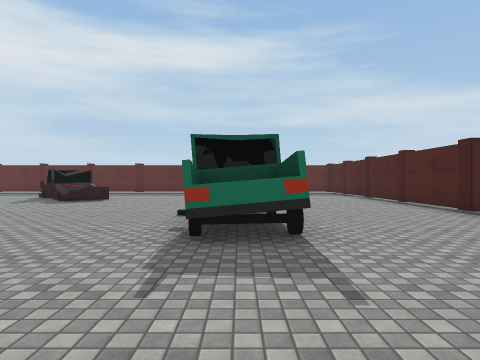
View 1 (above)

24 first-person views from a walk through a scene from a Unity 3-D project. The camera is 1.4 m above the floor, looks level and sees 75° across. The floor is counted in squares, 2 m on a side. Each view is taken from the middle of a square. On the plan, view 1 faces up. The plan holds only what a view shows up to about 10 squares ahead; the rest is blank. The place goes on beyond the plan. The player is left out. Some surface patterns are stand-ins.

View 2
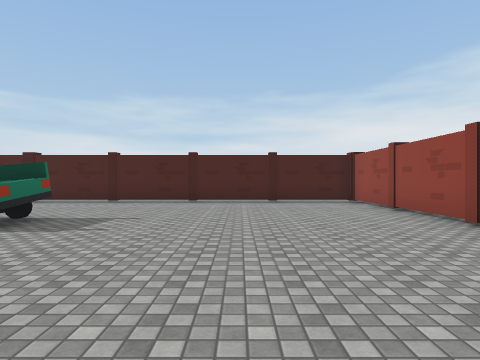

View 3
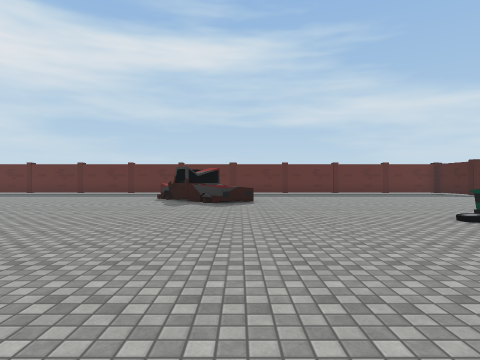

View 4
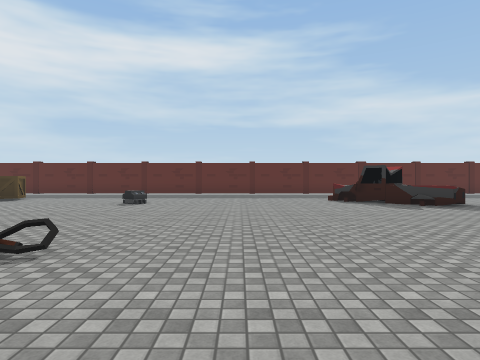

View 5
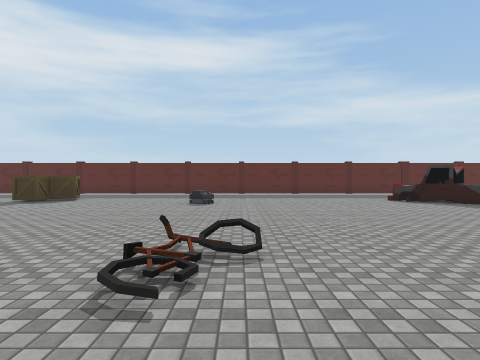

View 6
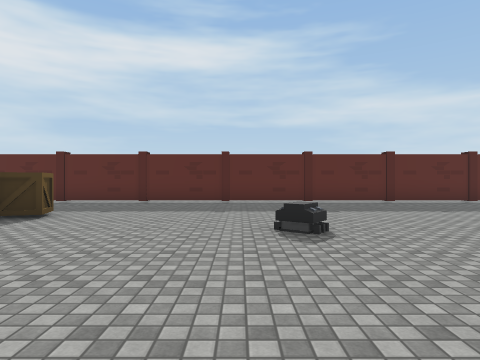

View 7
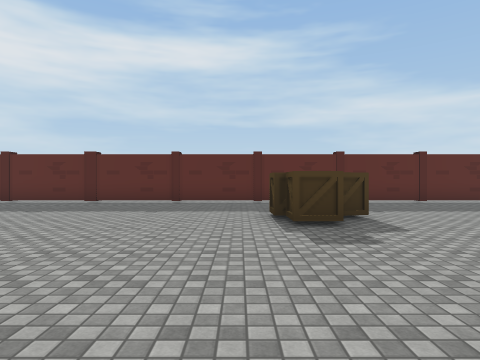

View 8
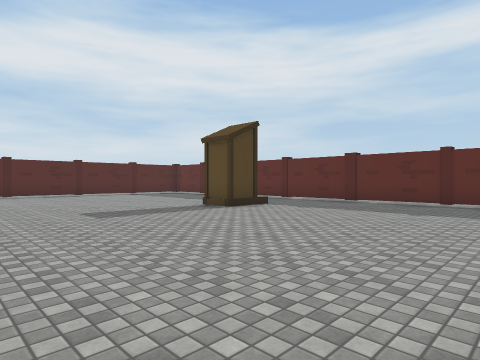

View 9
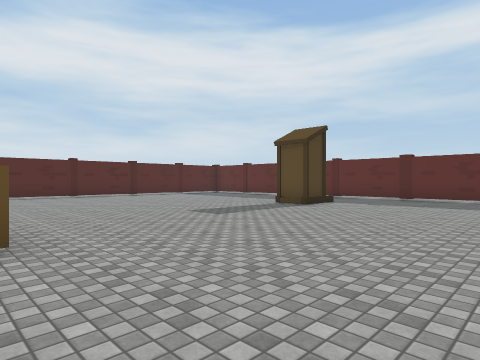

View 10
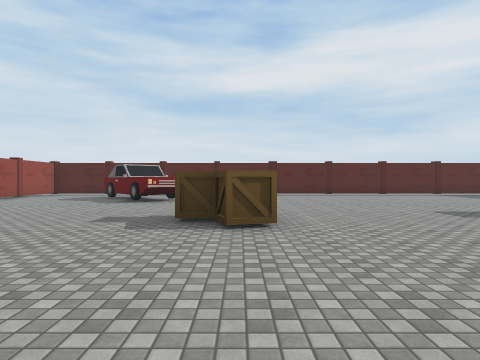

View 11
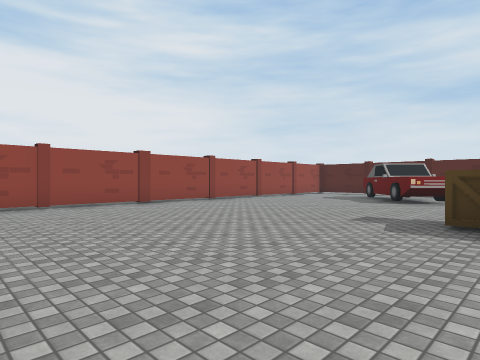

View 12
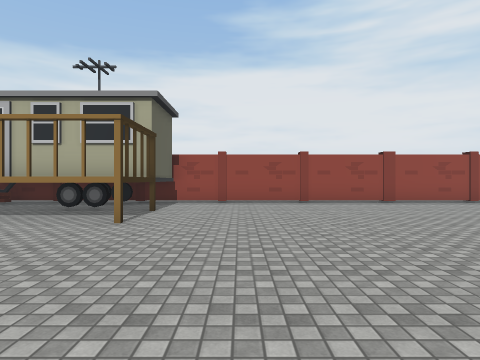

View 13
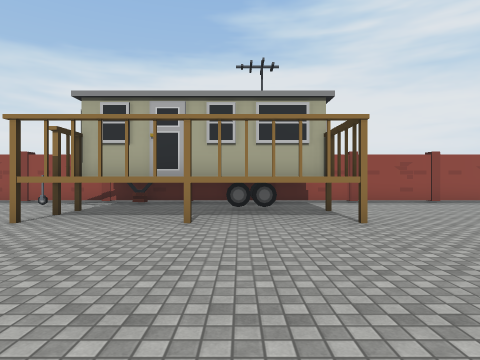

View 14
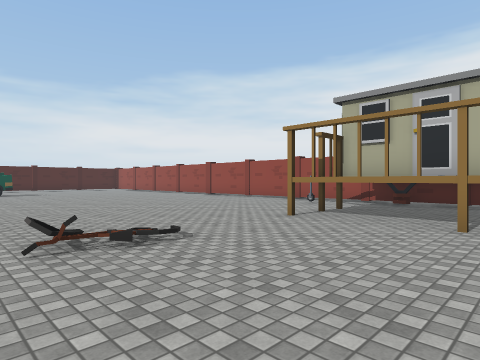

View 15
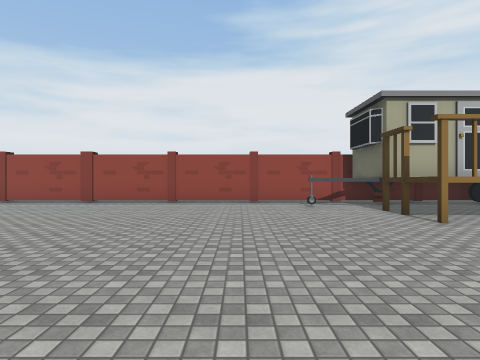

View 16
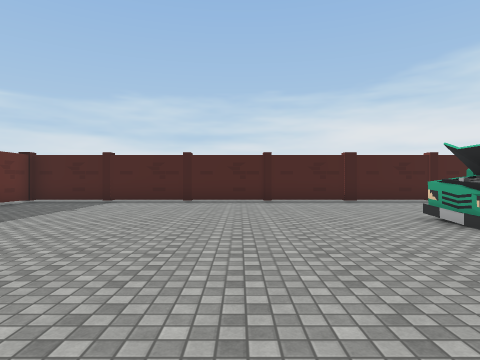

View 17
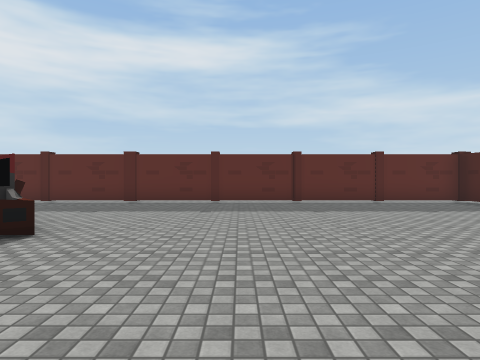

View 18
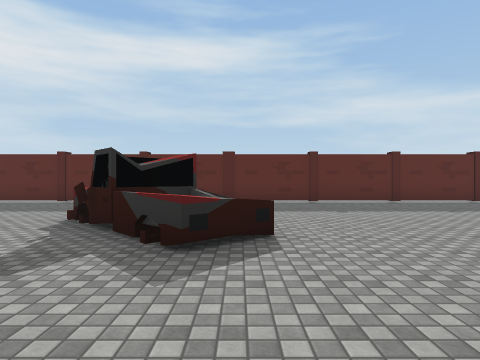

View 19
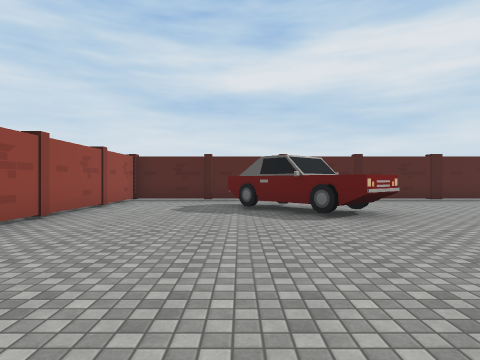

View 20
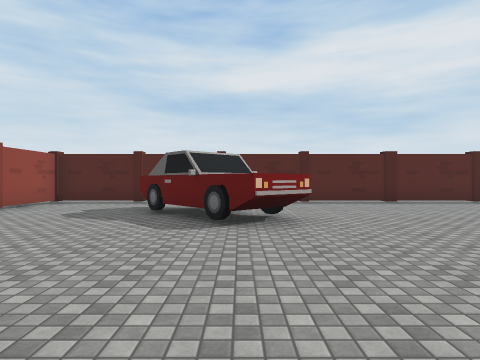

View 21
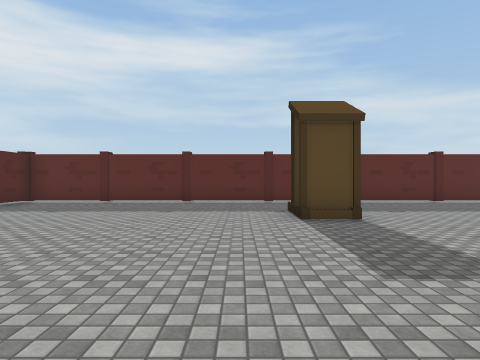

View 22
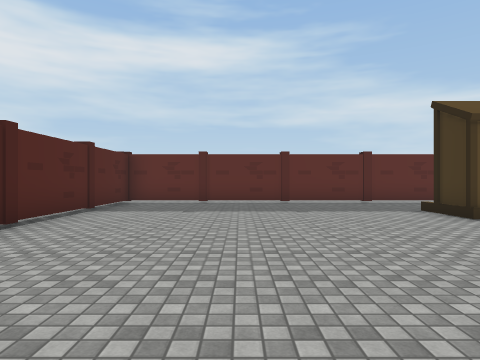

View 23
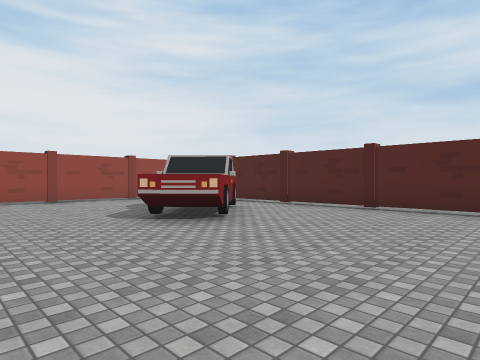

View 24
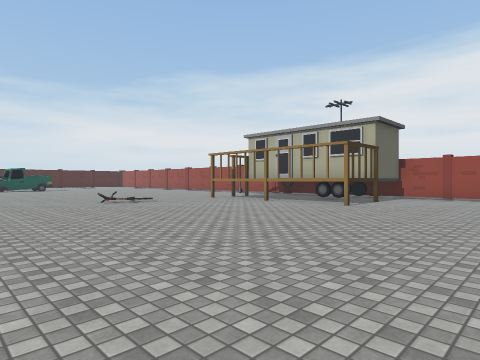

### Floor plan
Key: @ floor where view 1 was taken; # wall or solid block; x gap in a wall; . floor; / step, stairs or slope; ^ raised ledge; B bike; C crate; O other object.
Columns run from 36 left of view 1 to 5 right of it. Each row starts with its distance up from view 1.
 17 O#O##OOO##OO###O#O#O##O#O##O##OOO#OO#O#OOO
 16  ........................................#
 15 O........................... ............O
 14 O.......//.................. ............#
 13 O.......OO......CC........... O..........#
 12  ...............C...........OOO..........O
 11  .....................O.......OO.........O
 10 O.............................O..........O
  9 #........................................#
  8 #........................................#
  7 O........................................O
  6 O..................................OO....O
  5 #........CC............B............#....#
  4 #........C..........................O....#
  3 #....O...................................O
  2 O...OO...................................#
  1 O.OOO............^x^^^^#.................#
  0 #..O.............^     #............@....O
 -1 #................^^^^^^#.................#
 -2 #................###  ###................#
 -3 O................######..................O
 -4 O#O##OOO##OO###O#O#O##O#OO#O##OO##OO#O#OOO

Where each view was taken, in squares from view 1:
view 1: 0 up, 0 right, facing up
view 2: 0 up, 5 left, facing right
view 3: 1 up, 5 left, facing up
view 4: 2 up, 11 left, facing up
view 5: 2 up, 13 left, facing up
view 6: 7 up, 15 left, facing up
view 7: 7 up, 21 left, facing up
view 8: 7 up, 21 left, facing up-left
view 9: 5 up, 22 left, facing up-left
view 10: 5 up, 21 left, facing left
view 11: 5 up, 21 left, facing down-left
view 12: 6 up, 21 left, facing down
view 13: 6 up, 17 left, facing down
view 14: 6 up, 17 left, facing down-right
view 15: 6 up, 10 left, facing down
view 16: 10 up, 5 left, facing right
view 17: 7 up, 2 left, facing up
view 18: 7 up, 5 left, facing up
view 19: 0 up, 25 left, facing left
view 20: 2 up, 26 left, facing left
view 21: 7 up, 29 left, facing up
view 22: 7 up, 32 left, facing up
view 23: 7 up, 28 left, facing down-left
view 24: 9 up, 23 left, facing down-right
